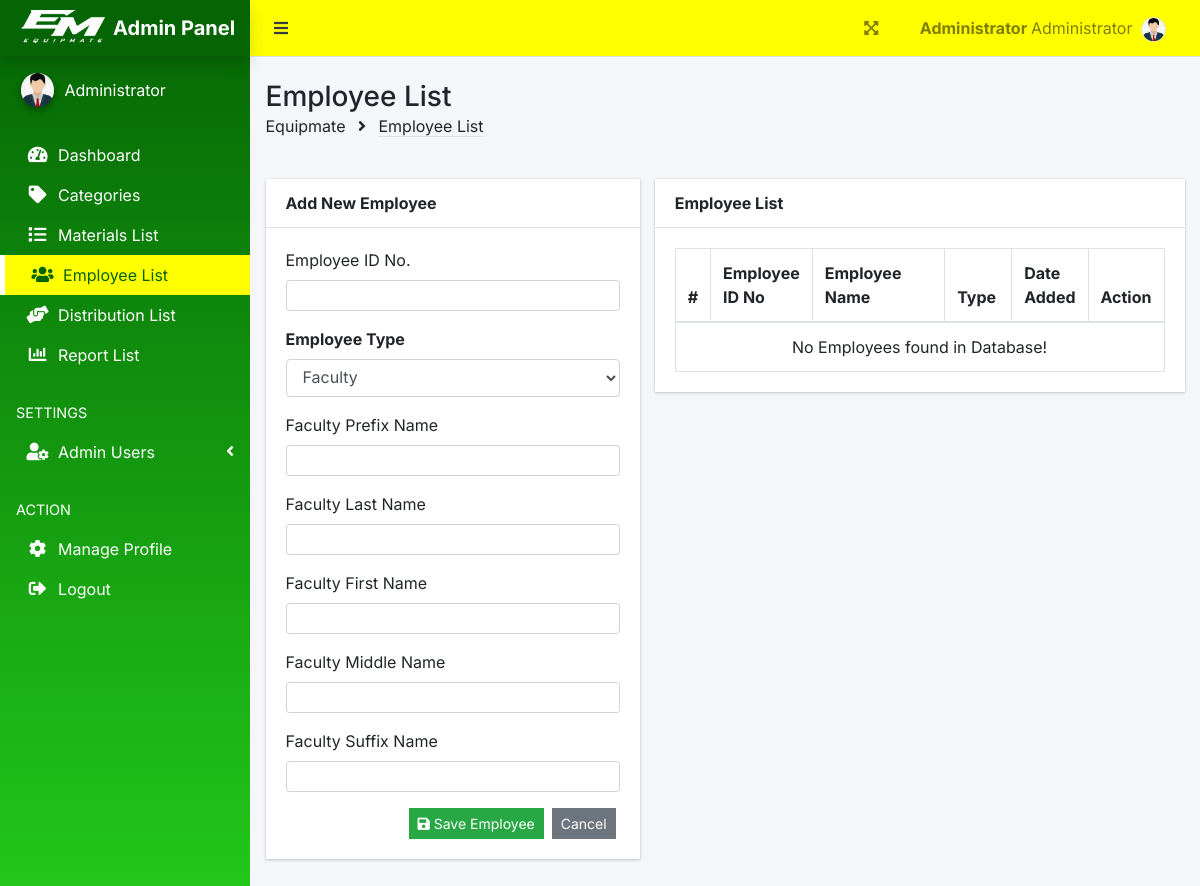
Before: /index.php?page=employee_list (signed in) with the older database file.
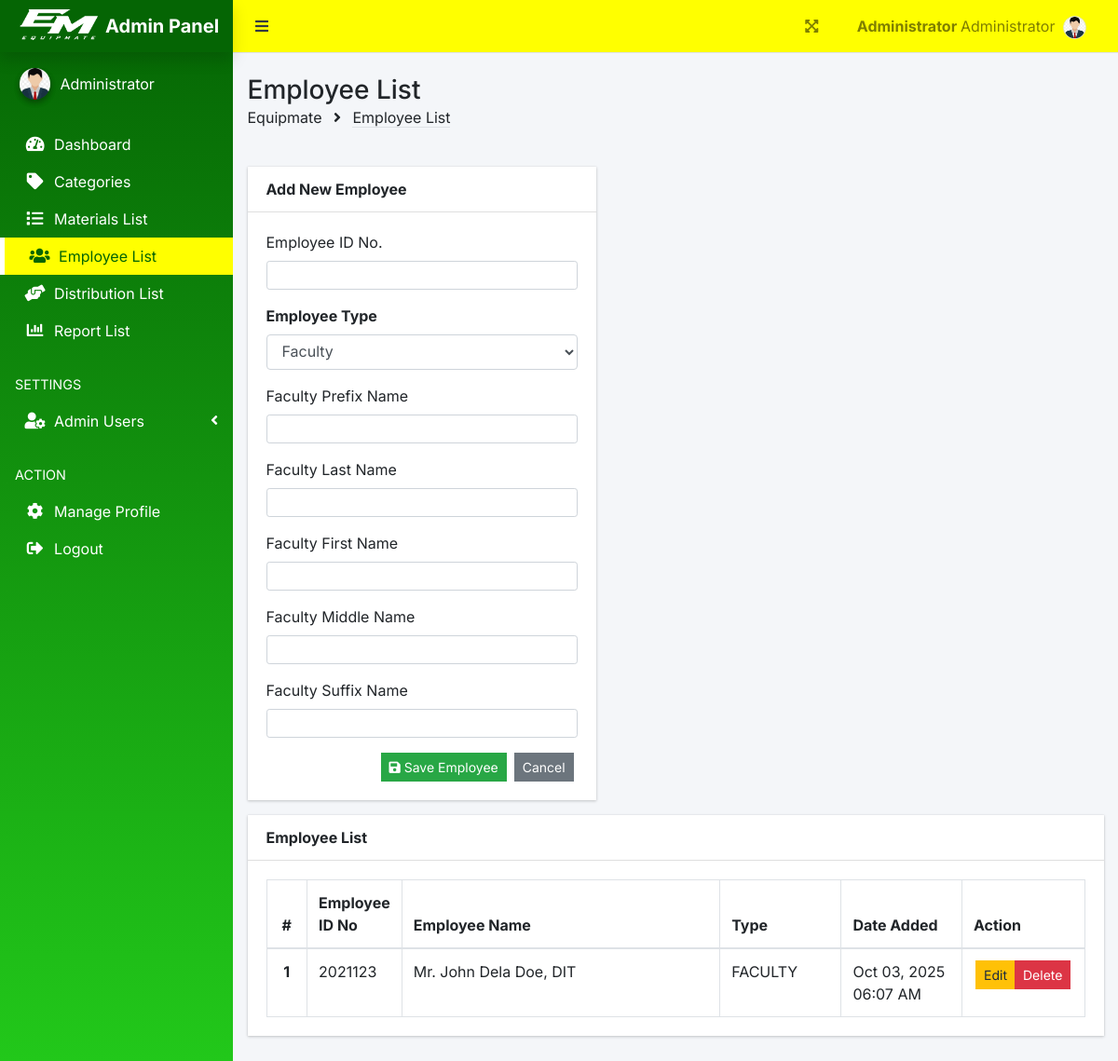
After: the same page with the newer database file.
### tables this page shows
CREATE TABLE `employees` (
  `employee_id` int(11) NOT NULL,
  `eIDno` varchar(50) NOT NULL,
  `empType` enum('faculty','staff') NOT NULL,
  `preName` varchar(50) DEFAULT NULL,
  `lName` varchar(100) NOT NULL,
  `fName` varchar(100) NOT NULL,
  `mName` varchar(100) DEFAULT NULL,
  `sName` varchar(50) DEFAULT NULL,
  `created_at` timestamp NOT NULL DEFAULT current_timestamp()
);

### admin/employee_list.php (the view, shortened to what the changed rows need)
<?php include 'db_connect.php' ?>
<div class="row">
    <div class="col-sm">
        <div class="card">
            <div class="card-body">
                <table class="table table-hover table-bordered" id="list">
                    <colgroup>
                    </colgroup>
                    <thead>
                        <tr>
                            <th class="text-center">#</th>
                            <th>Employee ID No</th>
                            <th>Employee Name</th>
                            <th>Type</th>
                            <th>Date Added</th>
                            <th>Action</th>
                        </tr>
                    </thead>
                    <tbody>
                        <?php
                        $i = 1;
                        $qry = $conn->query("SELECT `employee_id`, `eIDno`, `empType`, `preName`, `lName`, `fName`, `mName`, `sName`, `created_at` FROM `employees` ORDER BY created_at DESC");
                        if ($qry->num_rows > 0) {
                            while ($row = $qry->fetch_assoc()):
                                $fullname = $row['preName'] . ' ' . $row['fName'] . ' ' . $row['mName'] . ' ' . $row['lName'] . ', ' . $row['sName'];
                                ?>
                                <tr>
                                    <th class="text-center"><?php echo $i++ ?></th>
                                    <td><?php echo $row['eIDno'] ?></td>
                                    <td><?php echo $fullname ?></td>
                                    <td class="text-uppercase"><?php echo $row['empType'] ?></td>
                                    <td><?php echo date("M d, Y h:i A", strtotime($row['created_at'])) ?></td>
                                    <td class="text-center">
                                        <div class="btn-group">
                                            <?php $hashed_link = hash('sha256', $row['employee_id']); ?>
                                            <a class="btn btn-warning btn-flat btn-sm"
                                                href="./index.php?page=edit_employee&employee_id=<?php echo $hashed_link ?>">Edit</a>
                                            <button type="button" class="btn btn-danger btn-flat btn-sm delete-employee"
                                                data-id="<?php echo $row['employee_id'] ?>">
                                                Delete
                                            </button>
                                        </div>
                                    </td>
                                </tr>
                            <?php endwhile;
                        } else {
                            echo '<tr class="text-center">
                                <td colspan="6">No Employees found in Database!</td></tr>';
                        } ?>
                    </tbody>
                </table>
            </div>
        </div>
    </div>
</div>

### admin/sidebar.php (shortened to what the changed rows need)
<aside class="main-sidebar">
  <a href="./" class="brand-link shadow">
    <img src="./assets/img/eq_logo_white.png" alt="Logo" class="brand-image img-fluid" style="">
    <span class="brand-text h5 font-weight-bold text-white">Admin Panel</span>
  </a>
</aside>

Changed rows visible on the page:
added employees: eIDno "2021123", fullname "Mr. John Dela Doe, DIT", empType "FACULTY", created_at "Oct 03, 2025 06:07 AM"
Other visible differences:
text no longer shown: "No Employees found in Database!"
